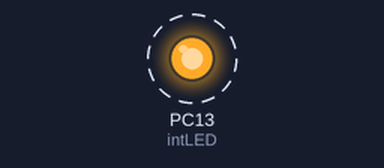
The sketch below on a simulated STM32 Blue Pill. Shown: output pins drawn as LEDs (lit = HIGH). Dashed ring = blinking. What the sketch prints to the serial monitor is not drawn.

Above: at 0.5 s.
Timing chart, 0 to 4.6 s (numbered marks = the images above):
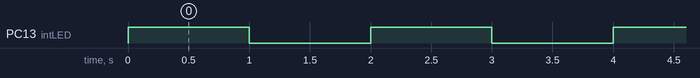

Measured:
- by itself, PC13 (intLED): alternates HIGH for 1.0 s and LOW for 1.0 s

The sketch:

stm32serialtest.ino
```cpp
const int intLED = PC13;


void setup() {
  // put your setup code here, to run once:
  Serial.begin(9600);
  Serial1.begin(9600);
  Serial2.begin(9600);
  Serial3.begin(9600);
  pinMode(PC13, OUTPUT);


}

void loop() {
  // put your main code here, to run repeatedly:
  Serial.println("Hello from 0");
  Serial.println("Hello from 1");
  Serial.println("Hello from 2");
  Serial.println("Hello from 3");
  digitalWrite(intLED, HIGH);
  delay(1000);
  digitalWrite(intLED, LOW);
  delay(1000);

}
```
